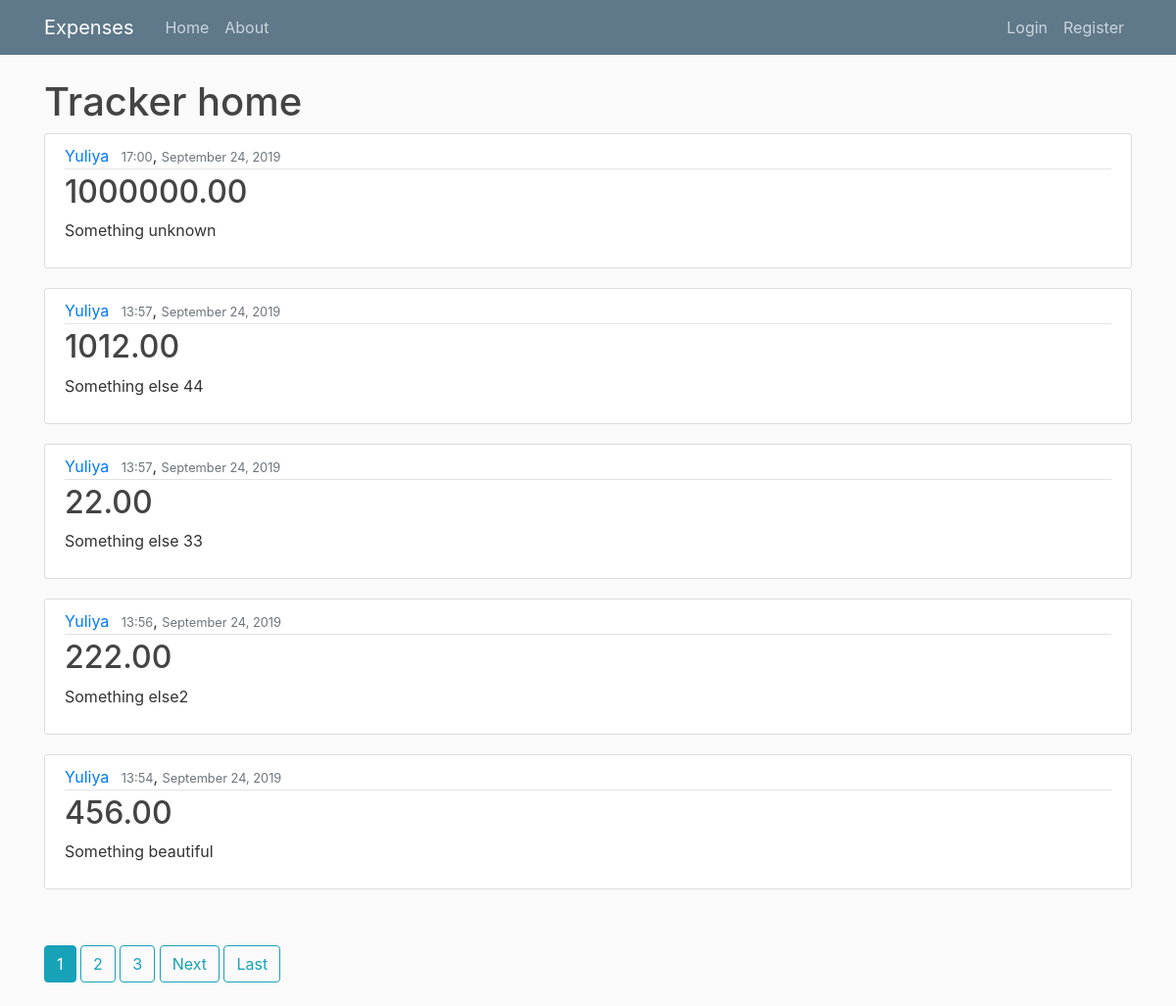
The page / on the database its author committed.
### tracker/models.py (models this page shows, shortened)
class Cost(models.Model):
    title = models.CharField(max_length=100, null=False)
    amount = models.FloatField(null=False)
    date_spent = models.DateTimeField(default=timezone.now)
    author = models.ForeignKey(User, on_delete=models.CASCADE)

### tracker/views.py (the view)
# urls.py: path('', CostListView.as_view(), name='tracker-home'),  # instead of 'views.home'
class CostListView(ListView):     # CLASS BASED VIEW
    model = Cost
    template_name = 'tracker/home.html'  # instead of <app>/<model>_<viewtype>.html
    context_object_name = 'costs'
    ordering = ['-date_spent']  # '-' = desc
    paginate_by = 5

### tracker/templates/tracker/home.html (shortened to what this page needs)
{% extends "tracker/base.html" %}
{% block content %}
<h1>Tracker home </h1>
    {% for cost in costs %}
        <article class="media content-section">
          <div class="media-body">
            <div class="article-metadata">
              <a class="mr-2" href="{% url 'user-costs' cost.author.username %}">{{ cost.author }}</a>
              <small class="text-muted">{{ cost.date_spent|date:"H:i" }}</small>,
              <small class="text-muted">{{ cost.date_spent|date:"F d, Y" }}</small>
            </div>
            <h2><a class="article-title" href="{% url 'cost-detail' cost.id %}">{{ cost.amount|stringformat:'0.2f' }}</a></h2>
            <p class="article-content">{{ cost.title }}</p>
          </div>
        </article>
    {% endfor %}
    <pre>  </pre>
    {% if is_paginated %}
        {% for num in page_obj.paginator.page_range %}
            {% if page_obj.number == num %}
                <a class="btn btn-info mb-4" href="?page={{ num }}">{{ num }}</a>
            {% elif num > page_obj.number|add:'-3' and num < page_obj.number|add:'3' %}
                <a class="btn btn-outline-info mb-4" href="?page={{ num }}">{{ num }}</a>
            {% endif %}
        {% endfor %}
        {% if page_obj.has_next %}
            <a class="btn btn-outline-info mb-4" href="?page={{ page_obj.next_page_number }}">Next</a>
            <a class="btn btn-outline-info mb-4" href="?page={{ page_obj.paginator.num_pages }}">Last</a>
        {% endif %}
    {% endif %}
{% endblock content %}

### tracker/static/tracker/main.css (style rules this page uses)
body { background: #fafafa; color: #333333; margin-top: 5rem; }
h1, h2, h3, h4, h5, h6 { color: #444444; }
.content-section { background: #ffffff; padding: 10px 20px; border: 1px solid #dddddd; border-radius: 3px; margin-bottom: 20px; }
.article-title { color: #444444; }
.article-content { white-space: pre-line; }
.article-metadata { padding-bottom: 1px; margin-bottom: 4px; border-bottom: 1px solid #e3e3e3 }

### rows shown on the page
Cost: author "Yuliya", date_spent "17:00", date_spent "September 24, 2019", amount "1000000.00", title "Something unknown"
Cost: author "Yuliya", date_spent "13:57", date_spent "September 24, 2019", amount "1012.00", title "Something else 44"
Cost: author "Yuliya", date_spent "13:57", date_spent "September 24, 2019", amount "22.00", title "Something else 33"
Cost: author "Yuliya", date_spent "13:56", date_spent "September 24, 2019", amount "222.00", title "Something else2"
Cost: author "Yuliya", date_spent "13:54", date_spent "September 24, 2019", amount "456.00", title "Something beautiful"

### other values the page prints
{{ num }} "1"
{{ num }} "2" "3"
